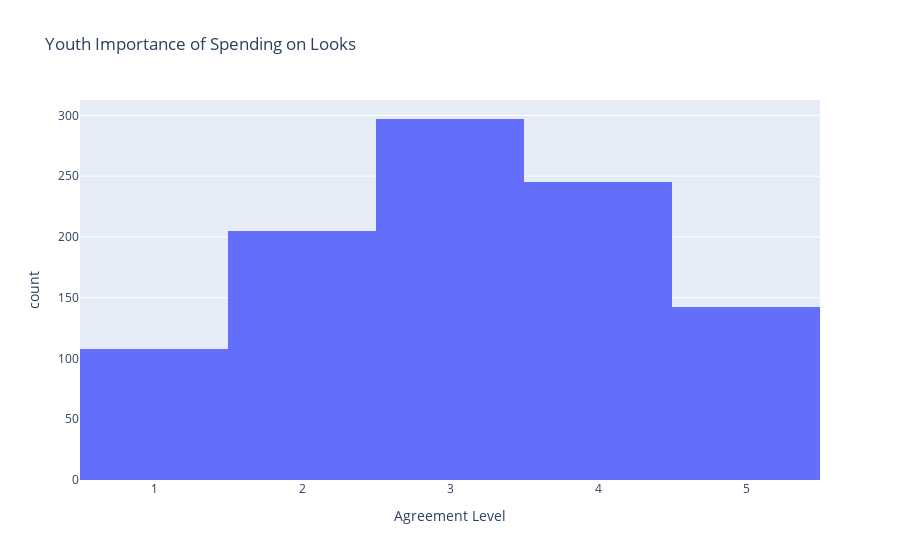

Notebook code for this chart:
### Markdown cell above
### Histogram

### Code cell
hist_fig = px.histogram(looks, title='Youth Importance of Spending on Looks', x='Agreement Level')
hist_fig.show()

### Figure 1 — Plotly figure (JSON) as saved in the notebook; plotly's stock layout.template omitted (floating-point values rounded to 4 significant figures; data arrays with more than 128 entries replaced by an {"elided": "..."} marker saying what was removed)
{"data": [{"alignmentgroup": "True", "bingroup": "x", "hovertemplate": "Agreement Level=%{x}<br>count=%{y}<extra></extra>", "legendgroup": "", "marker": {"color": "#636efa"}, "name": "", "offsetgroup": "", "orientation": "v", "showlegend": false, "type": "histogram", "x": {"elided": "1000 int values"}, "xaxis": "x", "yaxis": "y"}], "layout": {"barmode": "relative", "legend": {"tracegroupgap": 0}, "title": {"text": "Youth Importance of Spending on Looks"}, "xaxis": {"anchor": "y", "domain": [0, 1], "title": {"text": "Agreement Level"}}, "yaxis": {"anchor": "x", "domain": [0, 1], "title": {"text": "count"}}}}
